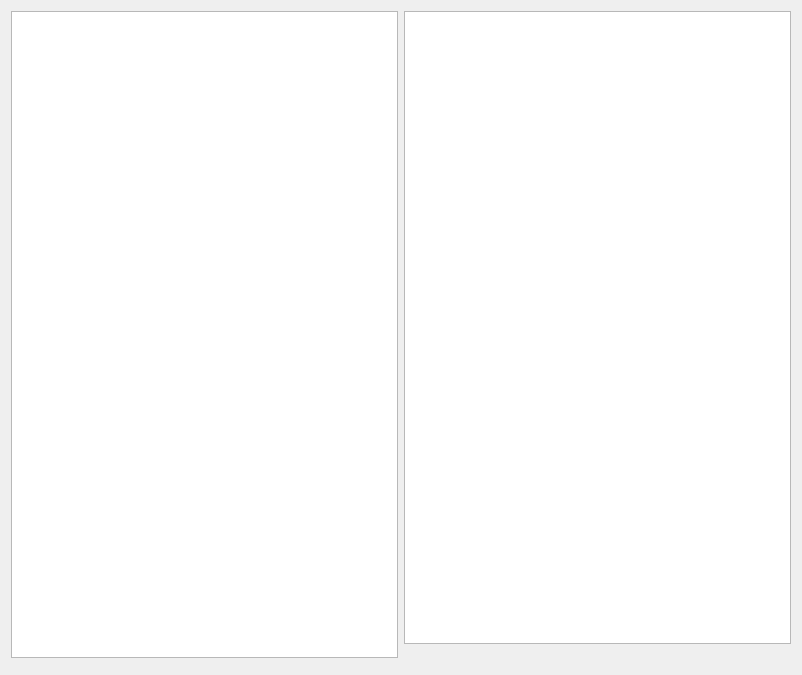
<?xml version="1.0" encoding="UTF-8"?>
<ui version="4.0">
 <class>GammaRay::InspectorWidget</class>
 <widget class="QWidget" name="Widget">
  <property name="geometry">
   <rect>
    <x>0</x>
    <y>0</y>
    <width>802</width>
    <height>675</height>
   </rect>
  </property>
  <layout class="QGridLayout" name="gridLayout">
   <item row="0" column="1" rowspan="2">
    <layout class="QVBoxLayout" name="verticalLayout">
     <item>
      <widget class="QTreeView" name="resourcesView">
       <property name="autoExpandDelay">
        <number>-1</number>
       </property>
      </widget>
     </item>
     <item>
      <widget class="QLabel" name="resourceInfo"/>
     </item>
    </layout>
   </item>
   <item row="0" column="0">
    <widget class="QTreeView" name="clientsView">
     <property name="contextMenuPolicy">
      <enum>Qt::CustomContextMenu</enum>
     </property>
     <property name="selectionBehavior">
      <enum>QAbstractItemView::SelectRows</enum>
     </property>
     <property name="rootIsDecorated">
      <bool>false</bool>
     </property>
    </widget>
   </item>
  </layout>
 </widget>
 <resources/>
 <connections/>
</ui>
